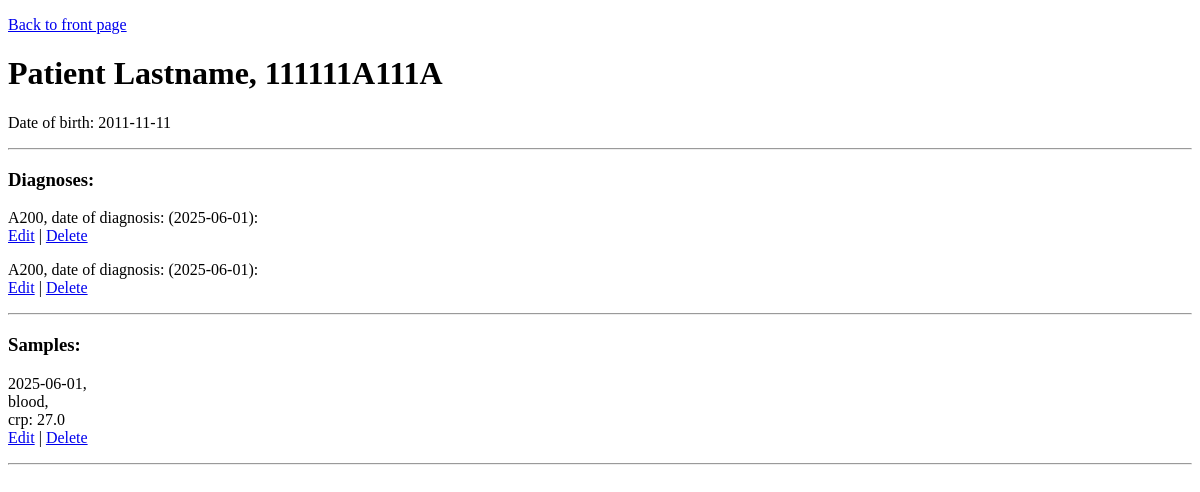
Before: /patients/1 with the older database file.
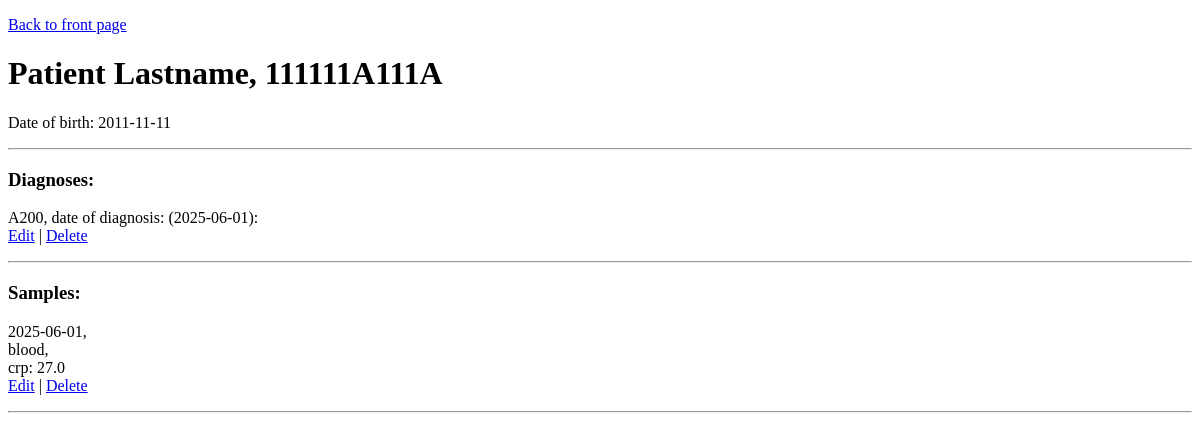
After: the same page with the newer database file.
### tables this page shows
CREATE TABLE patients (
    id INTEGER PRIMARY KEY,
    firstName TEXT,
    lastName TEXT,
    ssid TEXT UNIQUE,
    dateOfBirth TEXT

);

CREATE TABLE diagnoses (
    id INTEGER PRIMARY KEY,
    patientsId INTEGER,
    icd11 TEXT,
    diagnosisDate TEXT, 
    FOREIGN KEY (patientsId) REFERENCES patients (id)
);

CREATE TABLE samples (
    id INTEGER PRIMARY KEY,
    patientsId INTEGER,
    sampleType TEXT,
    sampleMeasurement TEXT,
    sampleValue FLOAT,
    sampleDate TEXT,
    FOREIGN KEY (patientsId) REFERENCES patients (id)
);

### app.py (the view)
@app.route("/patients/<int:patientId>")
def showPatient(patientId):
    patient= (controller.getPatients(patientId),)
    diagnoses= controller.getPatientDiagnoses(patientId)
    samples= controller.getPatientSamples(patientId)
    return render_template("patient_info.html", patients= patient, diagnoses= diagnoses, samples= samples)

### controller.py (called while the page is built)
def getPatients(patientId=None):
    if (patientId is not None):
        query= "SELECT * FROM patients WHERE id = ?"
        return db.query(query, [patientId])[0]
    else:
        query= "SELECT * FROM patients"
        return db.query(query)

def getPatientDiagnoses(patientId=None):
    if (patientId is not None):
        query= "SELECT * FROM diagnoses WHERE patientsId = ?"
        return db.query(query, [patientId])
    else:
        query= "SELECT * FROM diagnoses"
        return db.query(query)

def getPatientSamples(patientId=None):
    if (patientId is not None):
        query= "SELECT * FROM samples WHERE patientsId = ?"
        return db.query(query, [patientId])
    else:
        query= "SELECT * FROM samples"
        return db.query(query)

### db.py (called while the page is built)
def getConnection():
    connection= sqlite3.connect("clinidata.db")
    connection.execute("PRAGMA foreign_keys = ON")
    connection.row_factory= sqlite3.Row
    return connection

def query(sql, params=[]):
    connection= getConnection()
    result= connection.execute(sql, params).fetchall()
    connection.close()
    return result

### templates/patient_info.html (shortened to what this page needs)
<!DOCTYPE html>
<html>
<head>
</head>
<body>
     <p>
        <a href="/"> Back to front page </a>
    </p>
    {% for patient in patients %}
        <h1>{{patient.firstName}} {{patient.lastName}}, {{patient.ssid}}</h1>
        <p>
        Date of birth: {{patient.dateOfBirth}}
        </p>
        <hr>
        <h3>Diagnoses: </h3>
        {% for diagnosis in diagnoses %}
            <p>
            {{ diagnosis.icd11 }}, date of diagnosis: ({{ diagnosis.diagnosisDate }}):
            <br>
            <a href="/diagnoses/{{diagnosis.id}}/edit"> Edit</a> |
            <a href="/diagnoses/{{diagnosis.id}}/delete"> Delete</a>
            </p>
        {% endfor %}
        <hr>
        <h3>Samples: </h3>
        {% for sample in samples %}
            <p>
            {{sample.sampleDate }}, <br>
            {{sample.sampleType}}, <br>
            {{sample.sampleMeasurement}}: {{sample.sampleValue}}<br>
            <a href="/sample/{{sample.id}}/edit"> Edit</a> |
            <a href="/samples/{{sample.id}}/delete"> Delete</a>
            </p>
            <hr>
        {% endfor %}
    {% endfor %}
</body>
</html>

Changed rows visible on the page:
removed diagnoses: icd11 "A200", diagnosisDate "2025-06-01"
